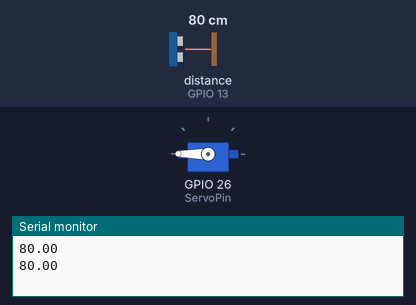
The sketch below on a simulated ESP32. On the bench: servo, the last lines printed to the serial monitor. Wiring (inferred from the names in the program): ultrasonic range finder: trigger GPIO 12; echo GPIO 13. The inputs (shaded band) are chosen by the test bench; at power-on: distance to the obstacle (sensor on GPIO 13) 80 cm. The echo pulse lasts 58.3 µs per cm.

Above: at 1.2 s.
1.3 s: distance to the obstacle (sensor on GPIO 13) set to 9 cm
2.8 s: distance to the obstacle (sensor on GPIO 13) set to 6 cm
At 4.1 s:
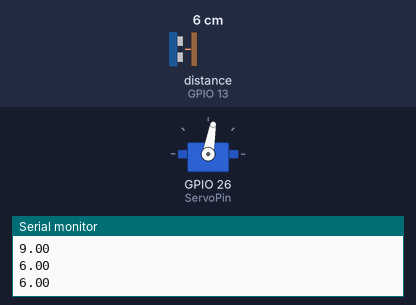
4.9 s: distance to the obstacle (sensor on GPIO 13) set to 18 cm
At 6.6 s:
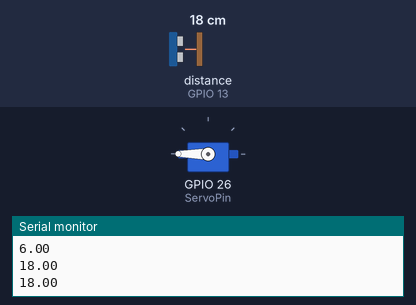
6.9 s: distance to the obstacle (sensor on GPIO 13) set to 2 cm
At 7.9 s:
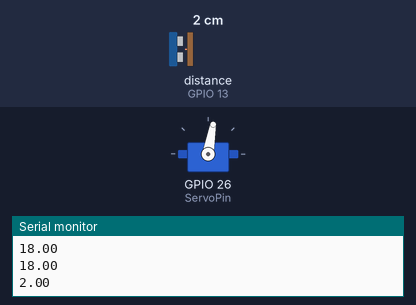
Timing chart, 0 to 9.8 s (numbered marks = the images above; inputs shaded):
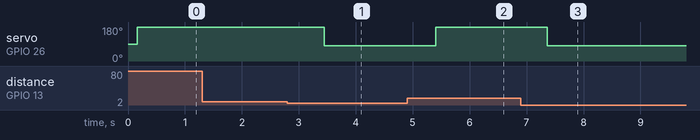

Measured:
- the behaviour switches between 8 and 7 cm on distance to the obstacle (sensor on GPIO 13) (found by bisection; images 0 and 1)
- after the input at 2.8 s, servo on GPIO 26 (ServoPin): 180° → 80° after 0.64 s
- after the input at 4.9 s, servo on GPIO 26 (ServoPin): 80° → 180° after 0.50 s
- after the input at 6.9 s, servo on GPIO 26 (ServoPin): 180° → 80° after 0.46 s

The sketch:

6.3Intelligent-Feeding-System.ino
```cpp
#include <ESP32_Servo.h>  //Import the library of servo on ESP32 board
Servo myservo;  // create servo object to control a servo
                // 16 servo objects can be created on the ESP32

#define TrigPin 12 //connect trig to D12
#define EchoPin 13 //connect echo to D13
#define ServoPin 26
int duration,distance;

void setup(){

  Serial.begin(9600); //Set the baud rate to 9600
  pinMode(TrigPin,OUTPUT);  //set trig pin to output mode
  pinMode(EchoPin,INPUT);   //Set echo pin to input mode
  myservo.attach(ServoPin);   // attaches the servo on pin 26 to the servo object
}
void loop(){
  Serial.println(getDistance());
  //When the distance is detected within 2~7cm, open the feeding box. Or else, close.
  if (getDistance() >= 2 && 7 >= getDistance()) {
    //Servo rotates to 80° to open the box
    myservo.write(80);
    delay(500);
  }
  else{
    myservo.write(180);
    delay(500);
  }
}

//Put the gotten distance in a function
float getDistance() {

  digitalWrite(TrigPin,LOW);
  delayMicroseconds(2);
  digitalWrite(TrigPin,HIGH);
  delayMicroseconds(10);	//Trigger the trig pin via a high level lasting at least 10us
  digitalWrite(TrigPin,LOW);
  duration = pulseIn(EchoPin,HIGH);	//the time of high level at echo pin
  distance = duration/58;		//convert into distance(cm)
  delay(50);

  return distance;
}
```
